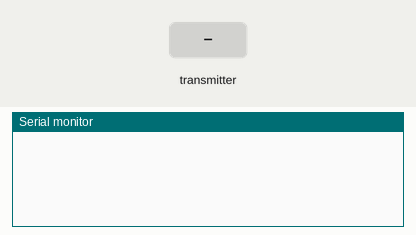
Bench run of a sketch on a simulated ESP32. On the bench: the last lines printed to the serial monitor. Inputs (shaded band) come from the test bench.

Above: at 2.7 s.
2.8 s: the transmitter starts sending id = 0
At 3.16 s:
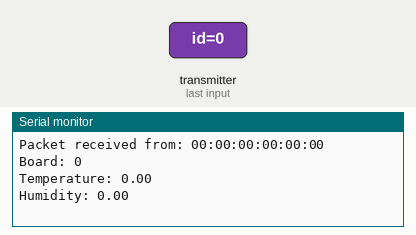
4.3 s: the transmitter starts sending temp = 25
5.8 s: the transmitter starts sending hum = 25
At 6.16 s:
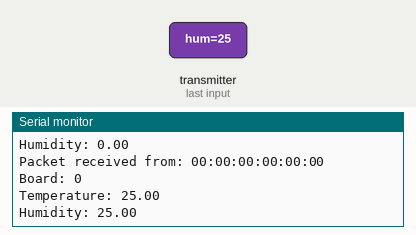
7.3 s: the transmitter starts sending id = 1
8.8 s: the transmitter starts sending temp = 50
10.3 s: the transmitter starts sending hum = 50
At 10.66 s:
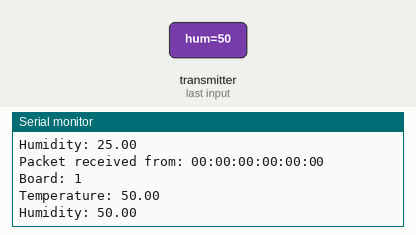
Timing chart, 0 to 12.8 s (numbered marks = the images above; inputs shaded):
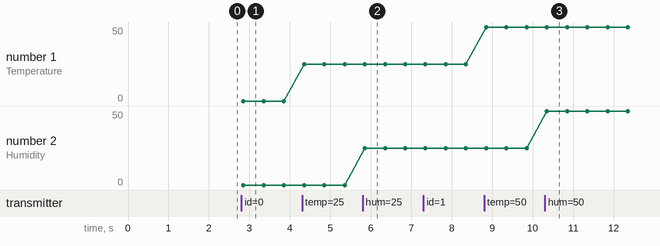

The sketch:

No4_ESPNow_Receiver.ino
```cpp
//library yang dibutuhkan
#include <esp_now.h>
#include <WiFi.h>
#include <CayenneMQTTESP32.h>
#define CAYENNE_PRINT Serial

//Struktur data yang dibutuhkan untuk menerima data dari ESP32 lain
typedef struct struct_message {
  int id;
  float temp;
  float hum;
} struct_message;

//Membuat struktur data myData, board1, board2, board3
struct_message myData;
struct_message board1;
struct_message board2;
struct_message board3;
struct_message boardsStruct[3] = {board1, board2, board3};

//Autentikasi untuk tersambung ke WiFi dan Cayenne
const char* ssid = "k";   // your network SSID (name)
const char* password = "123456779";   // your network password
const char* username = "fa9de470-7f7b-11ed-b193-d9789b2af62b";
const char* mqtt_password = "3b449543f2b1413ddffea61e5828a05ff09f07d6";
const char* cliend_id = "40ce4d40-87f6-11ed-8d53-d7cd1025126a";
float temperature[3];
float humidity[3];

//Memberitahukan apabila data berhasil diterima akan tampil di serial monitor
void OnDataRecv(const uint8_t * mac_addr, const uint8_t *incomingData, int len) {
  char macStr[18];
  Serial.print("Packet received from: ");
  snprintf(macStr, sizeof(macStr), "%02x:%02x:%02x:%02x:%02x:%02x",
           mac_addr[0], mac_addr[1], mac_addr[2], mac_addr[3], mac_addr[4],
           mac_addr[5]);
  Serial.println(macStr);
  memcpy(&myData, incomingData, sizeof(myData));
  boardsStruct[myData.id - 1].temp = myData.temp;
  boardsStruct[myData.id - 1].hum = myData.hum;
  Serial.printf("Board: %d \n", myData.id);
  Serial.printf("Temperature: %.2f \n", boardsStruct[myData.id - 1].temp);
  Serial.printf("Humidity: %.2f \n", boardsStruct[myData.id - 1].hum);
  Serial.println();
  temperature[myData.id - 1] = boardsStruct[myData.id - 1].temp;
  humidity[myData.id - 1] = boardsStruct[myData.id - 1].hum;
}

void setup() {
  Serial.begin(115200);//Inisiasli serial dengan 115200 baud rate
  WiFi.mode(WIFI_STA);//Inisiasi ESP32 menjadi station
  //Inisiasi ESP-NOW
  if (esp_now_init() != ESP_OK) {
    Serial.println("Error initializing ESP-NOW");
    return;
  }
  //Mendapatkan informasi dari ESP32 yang mengirimkan data ke Koordinator
  esp_now_register_recv_cb(OnDataRecv);
  Cayenne.begin(username, mqtt_password, cliend_id, ssid, password);
}

void loop() {
  Cayenne.loop(); //Mebuat fungsi Cayenne berjalan berulang-ulang untuk mengirimkan data
  delay(1000);
}
//Mengirimkan data ke Cayenne yang diterima oleh ESP32 koordinator, terdapat 2 ESP32 yang menjadi transmitter
CAYENNE_OUT_DEFAULT()
{
  Cayenne.virtualWrite(1, temperature[0], "temperature", "Celcius");
  Cayenne.virtualWrite(2, humidity[0], "humidity", "%");
  Cayenne.virtualWrite(3, temperature[1], "temperature", "Celcius");
  Cayenne.virtualWrite(4, humidity[1], "humidity", "%");
  Cayenne.virtualWrite(5, temperature[2], "temperature", "Celcius");
  Cayenne.virtualWrite(6, humidity[2], "humidity", "%");
}
```

Measured:
- after the input at 2.8 s, the serial monitor: prints a new line after 0.05 s (image 1)
- after the input at 5.8 s, the serial monitor: prints a new line after 0.05 s (image 2)
- after the input at 10.3 s, the serial monitor: prints a new line after 0.05 s (image 3)
- plotted number 1: 0 → 25 after the input at 4.3 s, 25 → 50 after the input at 8.8 s
